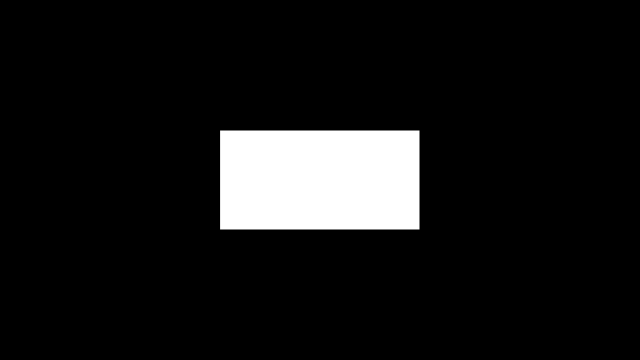
Frame 1 (no input)
Frame 60 (no input): identical to frame 1, image omitted
Frame 120 (the mouse pressed at the canvas centre since frame 60): identical to frame 1, image omitted

The p5.js sketch that drew this single still picture (run headless with seeded random() and noise() and a simulated clock; from frame 60 on, the mouse is pressed at the canvas centre):

// p5.js sketch
// ── sketch.js
let canvasWidth = 640, canvasHeight = 360, shapeWidth = 200, shapeHeight = 100;

let add = (x, y) => {return x + y;}
console.log(add(3, 4));

function setup() {
  createCanvas(canvasWidth, canvasHeight);
  console.log('setup');
}

function draw() {
  background(0);
  // ellipse(200, 200, 50, 50);
  rect(canvasWidth/2-shapeWidth/2, canvasHeight/2-shapeHeight/2, shapeWidth, shapeHeight);
  console.log('draw');
}
